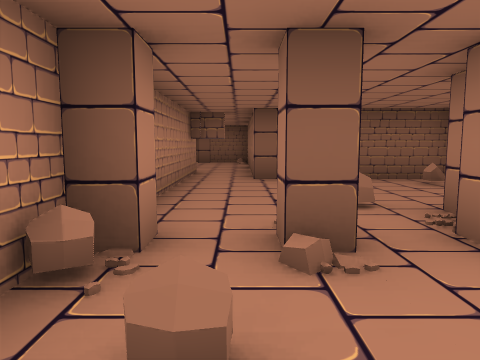
View 1 (above)

16 first-person views from a walk through a Unity game level. The camera is 1.5 m above the floor, tilts 6° down and sees 70° across. The floor is counted in squares, 2 m on a side. Each view is taken from the middle of a square. On the plan, view 1 faces up. The plan holds only what a view shows up to about 11 squares ahead; the rest is blank. The player character is not drawn.

View 2
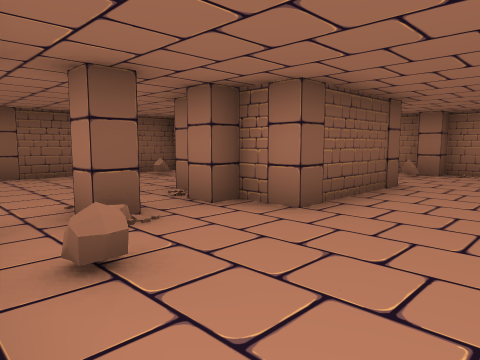

View 3
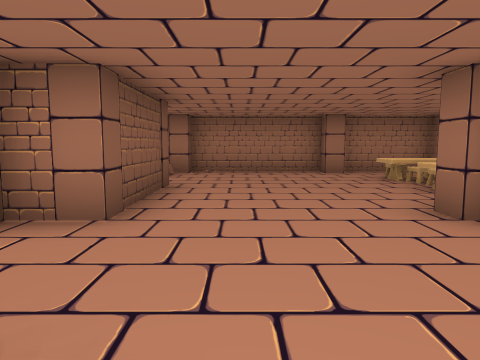

View 4
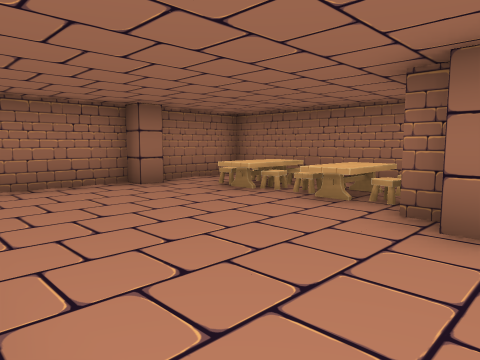

View 5
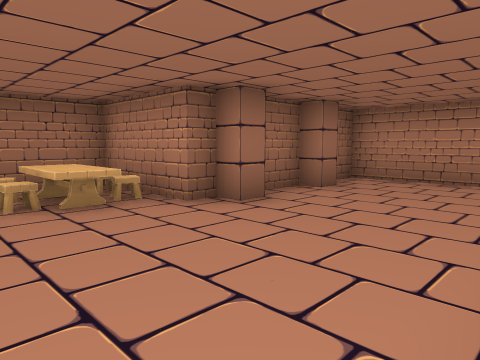

View 6
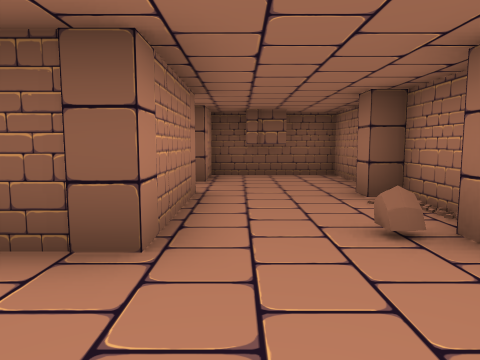

View 7
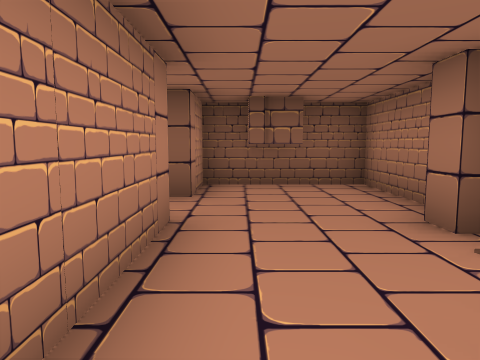

View 8
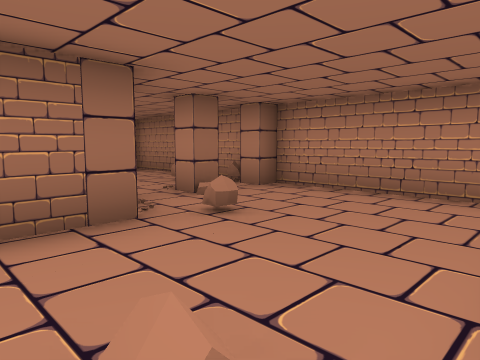

View 9
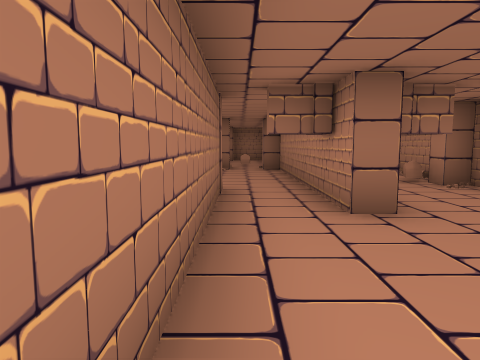

View 10
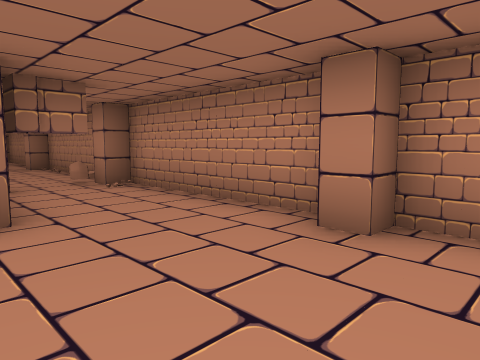

View 11
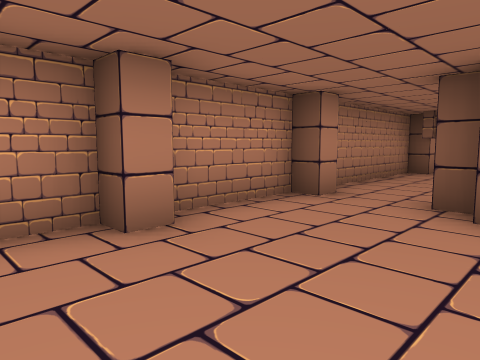

View 12
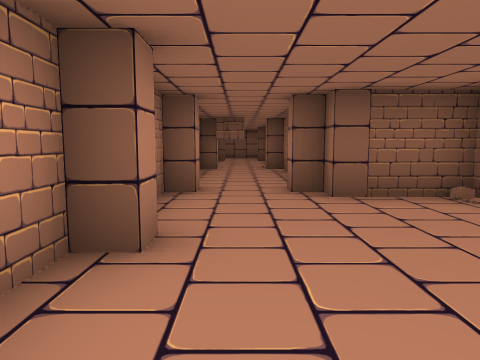

View 13
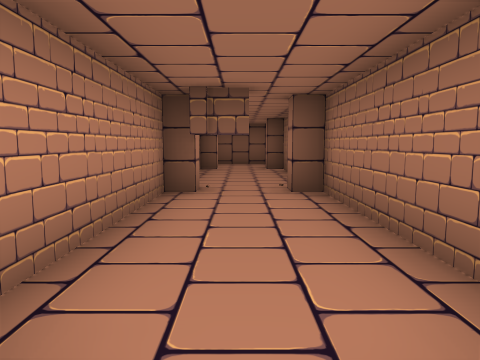

View 14
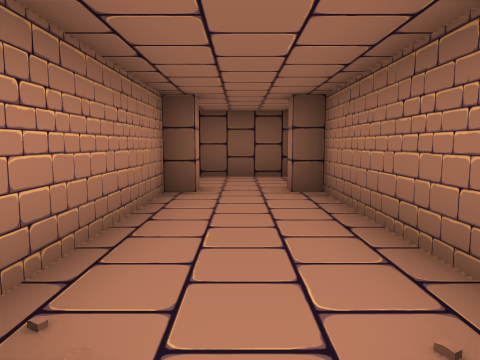

View 15
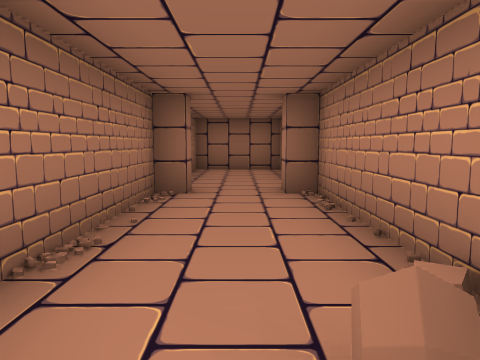

View 16
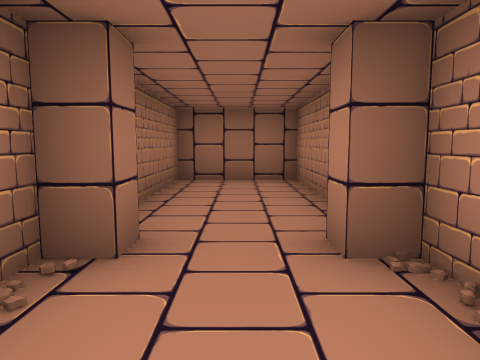

### Floor plan
Ten units are one square. View 1 is at (0, 0); x grows to the right and y downward. Boxes are objects, and circles mark ways between rooms. Rooms are numbered by the first view taken in them; rooms with no view inside come last. Other rooms are left out.
<svg viewBox="-60 -200 150 257">
<path fill="none" stroke="#000" d="M23 -17 23 -24M28 -38 35 -38M49 -13 34 -13M53 -35 53 -17M47 -73 14 -73M83 -51 83 -73 53 -73 53 -64M71 -66 61 -66M3 -86 3 -96M-12 -94 -12 27 33 27 33 52 83 52 83 -33M-42 -135 -42 -95M3 -96 3 -138 -6 -138M-17 -25 -17 -53M-42 -95 -42 -30M-17 -158 -17 -195M-42 -194 -42 -135"/>
<rect x="-15" y="-25" width="10" height="10" fill="#bbb"><title>other object</title></rect>
<rect x="-15" y="-35" width="10" height="10" fill="#bbb"><title>other object</title></rect>
<rect x="-15" y="-95" width="10" height="10" fill="#bbb"><title>other object</title></rect>
<rect x="-5" y="-15" width="10" height="10" fill="#bbb"><title>other object</title></rect>
<rect x="5" y="15" width="10" height="10" fill="#bbb"><title>other object</title></rect>
<rect x="5" y="-35" width="10" height="10" fill="#bbb"><title>other object</title></rect>
<rect x="5" y="-45" width="10" height="10" fill="#bbb"><title>other object</title></rect>
<rect x="5" y="-85" width="10" height="10" fill="#bbb"><title>other object</title></rect>
<rect x="15" y="-35" width="10" height="10" fill="#bbb"><title>other object</title></rect>
<rect x="25" y="15" width="10" height="10" fill="#bbb"><title>other object</title></rect>
<rect x="25" y="-25" width="10" height="10" fill="#bbb"><title>other object</title></rect>
<rect x="25" y="-45" width="10" height="10" fill="#bbb"><title>other object</title></rect>
<rect x="35" y="35" width="10" height="10" fill="#bbb"><title>other object</title></rect>
<rect x="35" y="25" width="10" height="10" fill="#bbb"><title>other object</title></rect>
<rect x="35" y="-65" width="10" height="10" fill="#bbb"><title>other object</title></rect>
<rect x="45" y="35" width="10" height="10" fill="#bbb"><title>other object</title></rect>
<rect x="45" y="-15" width="10" height="10" fill="#bbb"><title>other object</title></rect>
<rect x="45" y="-45" width="10" height="10" fill="#bbb"><title>other object</title></rect>
<rect x="45" y="-65" width="10" height="10" fill="#bbb"><title>other object</title></rect>
<rect x="55" y="35" width="10" height="10" fill="#bbb"><title>other object</title></rect>
<rect x="55" y="25" width="10" height="10" fill="#bbb"><title>other object</title></rect>
<rect x="65" y="35" width="10" height="10" fill="#bbb"><title>other object</title></rect>
<rect x="65" y="-25" width="10" height="10" fill="#bbb"><title>other object</title></rect>
<rect x="75" y="15" width="10" height="10" fill="#bbb"><title>other object</title></rect>
<rect x="75" y="-25" width="10" height="10" fill="#bbb"><title>other object</title></rect>
<rect x="75" y="-45" width="10" height="10" fill="#bbb"><title>other object</title></rect>
<rect x="-45" y="-125" width="10" height="10" fill="#bbb"><title>other object</title></rect>
<rect x="-15" y="-145" width="10" height="10" fill="#bbb"><title>other object</title></rect>
<rect x="-55" y="-25" width="10" height="10" fill="#bbb"><title>other object</title></rect>
<rect x="-45" y="-25" width="10" height="10" fill="#bbb"><title>other object</title></rect>
<rect x="-45" y="-75" width="10" height="10" fill="#bbb"><title>other object</title></rect>
<rect x="-35" y="-65" width="10" height="10" fill="#bbb"><title>other object</title></rect>
<rect x="-25" y="-25" width="10" height="10" fill="#bbb"><title>other object</title></rect>
<rect x="-25" y="-75" width="10" height="10" fill="#bbb"><title>other object</title></rect>
<rect x="-45" y="-155" width="10" height="10" fill="#bbb"><title>other object</title></rect>
<rect x="-25" y="-155" width="10" height="10" fill="#bbb"><title>other object</title></rect>
<circle cx="-5" cy="-100" r="3" fill="#2a7"/>
<circle cx="-35" cy="-85" r="3" fill="#2a7"/>
<circle cx="-30" cy="-140" r="3" fill="#2a7"/>
<text x="30" y="-20">1</text>
<text x="-20" y="-120">2</text>
<text x="-30" y="-50">3</text>
<text x="-30" y="-170">4</text>
</svg>
Room 1 opens to room 2. Room 2 opens to room 3. Room 2 opens to room 4.

Where each view was taken, in squares from view 1:
view 1: 0 up, 0 right, facing up
view 2: 1 down, 1 left, facing up-right
view 3: 0 up, 1 left, facing right
view 4: 1 up, 2 right, facing down-right
view 5: 1 up, 6 right, facing down-left
view 6: 1 down, 6 right, facing up
view 7: 1 up, 6 right, facing up
view 8: 7 up, 4 right, facing down-left
view 9: 13 up, 0 right, facing down
view 10: 13 up, 1 left, facing down-left
view 11: 10 up, 1 left, facing up-left
view 12: 9 up, 3 left, facing up
view 13: 14 up, 3 left, facing up
view 14: 19 up, 3 left, facing up
view 15: 7 up, 3 left, facing down
view 16: 4 up, 3 left, facing down
